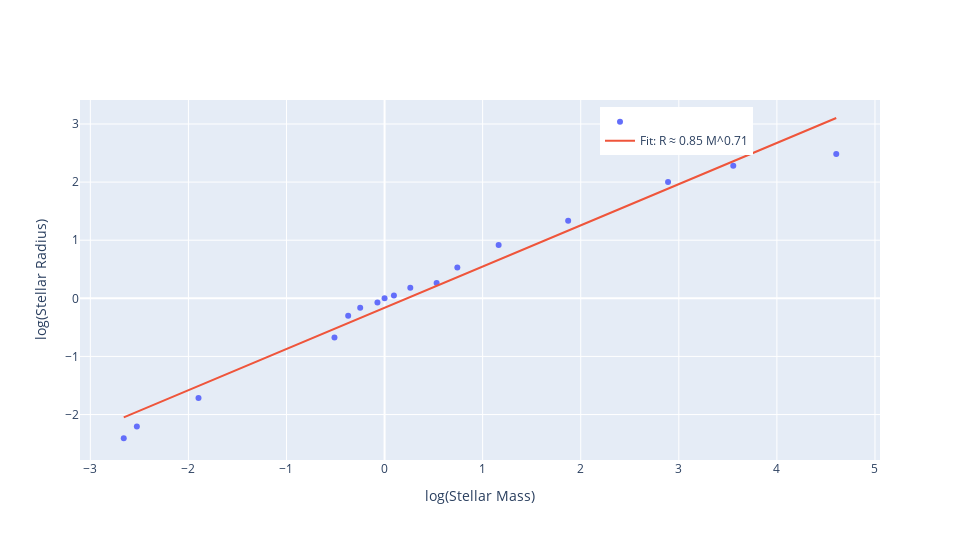

The notebook cell this image was saved under:
### Code cell
fig = go.Figure()

x=np.log(stellar_masses)
y=np.log(stellar_radii)

fig.add_trace(go.Scatter(
        x=x,
        y=y,
        mode='markers',
        name=f""
))

# Fit: log(radius) = N*log(mass) + log(k)
(coefs, cov) = np.polyfit(x, y, 1, cov=True)
N, logk = coefs
N_err = np.sqrt(cov[0,0])
logk_err = np.sqrt(cov[1,1])
k = np.exp(logk)
k_err = k * logk_err

# For a nice straight line to overlay:
x_line = np.linspace(x.min(), x.max(), 200)
y_line = N*x_line + logk

# Add to your existing figure (which currently plots logs).
fig.add_trace(go.Scatter(
    x=x_line,
    y=y_line,
    mode='lines',
    name=f"Fit: R ≈ {k:.2f} M^{N:.2f}"
))

fig.update_layout(
        xaxis_title="log(Stellar Mass)",
        yaxis_title="log(Stellar Radius)",
        legend=dict(x=0.65, y=0.98)
)

plot(fig)
print(f"N = {N:.3f} ± {N_err:.3f},  k = {k:.10f} ± {k_err:.3f}")

### Figure 1 — Plotly figure (JSON) as saved in the notebook; plotly's stock layout.template omitted (floating-point values rounded to 4 significant figures; data arrays with more than 128 entries replaced by an {"elided": "..."} marker saying what was removed)
{"data": [{"mode": "markers", "name": "", "type": "scatter", "x": [4.605, 3.555, 2.89, 1.872, 1.163, 0.7419, 0.5306, 0.2624, 0.09531, 0.0, -0.07257, -0.2485, -0.3711, -0.5108, -1.897, -2.526, -2.659], "y": [2.485, 2.282, 2.001, 1.335, 0.9163, 0.5306, 0.2624, 0.1823, 0.04879, 0.0, -0.07257, -0.1625, -0.3011, -0.6733, -1.715, -2.207, -2.408]}, {"mode": "lines", "name": "Fit: R ≈ 0.85 M^0.71", "type": "scatter", "x": {"elided": "200 float values"}, "y": {"elided": "200 float values"}}], "layout": {"autosize": true, "height": 540, "legend": {"x": 0.65, "y": 0.98}, "width": 960, "xaxis": {"title": {"text": "log(Stellar Mass)"}}, "yaxis": {"title": {"text": "log(Stellar Radius)"}}}}
